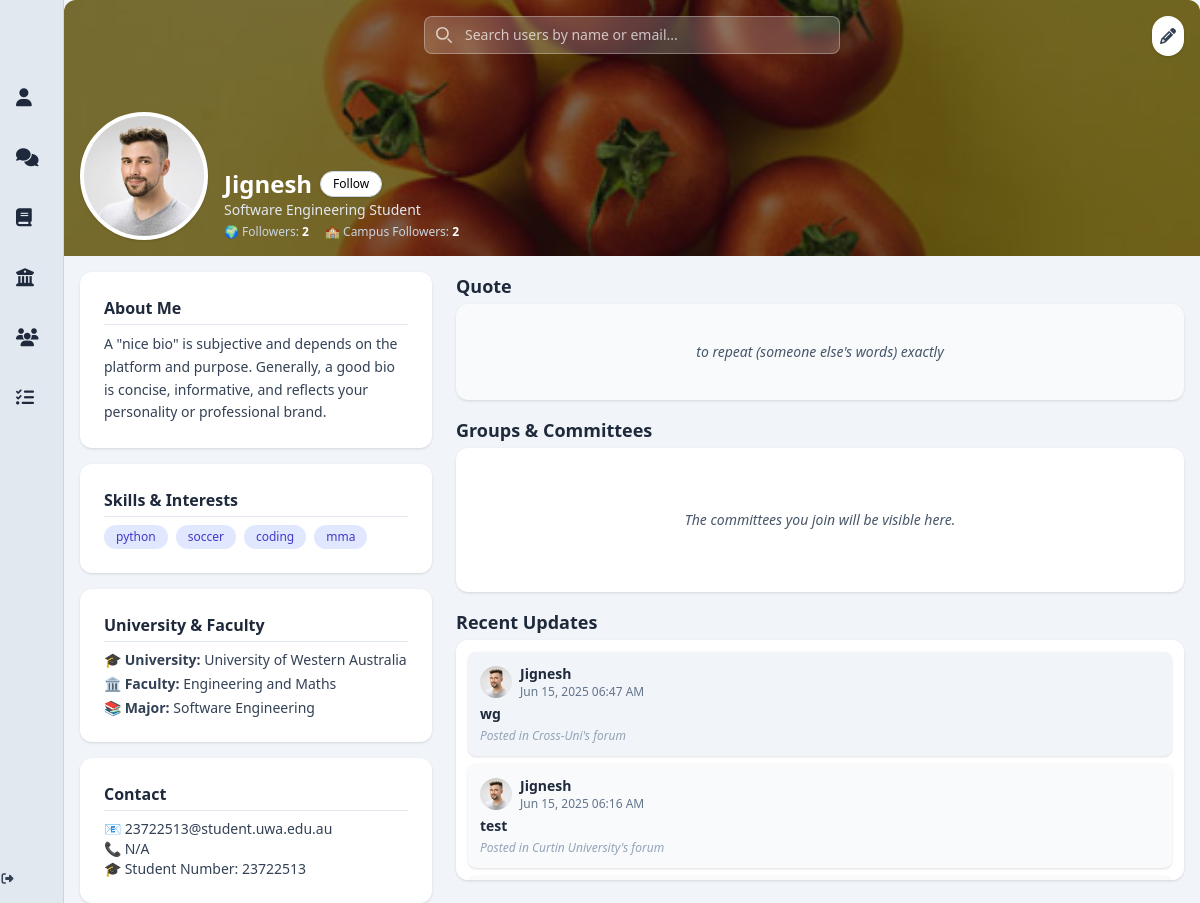
/profile/1 (signed in), run on the app's committed database.
### app/models.py (models this page shows, shortened)
class User(db.Model, UserMixin):
    __tablename__ = 'users'
    id = db.Column(db.Integer, primary_key=True)
    display_name = db.Column(db.String(100))
    student_number = db.Column(db.String(50), nullable=False)
    email = db.Column(db.String(120), unique=True, nullable=False)
    password_hash = db.Column(db.String(128), nullable=False)
    bio = db.Column(db.Text)
    job_title = db.Column(db.String(100))
    phone = db.Column(db.String(20))
    university = db.Column(db.String(100))
    faculty = db.Column(db.String(100))
    major = db.Column(db.String(100))
    quote = db.Column(db.Text)
    skills = db.Column(db.Text)
    profile_picture = db.Column(db.String(255))
    cover_picture = db.Column(db.String(255))
    created_at = db.Column(db.DateTime, default=db.func.now())
    committees = db.relationship('Committee', secondary=user_committees, backref='members', lazy='dynamic')
    posts = db.relationship('Post', backref='author', cascade='all, delete-orphan', passive_deletes=True, lazy='dynamic')
    comments = db.relationship('Comment', backref='author', cascade='all, delete-orphan', passive_deletes=True, lazy='dynamic')
    liked_posts = db.relationship('Post', secondary=post_likes, backref=db.backref('likers', lazy='dynamic'))
    followers = db.relationship(
        'User', secondary=user_followers,
        primaryjoin=(user_followers.c.followed_id == id),
        secondaryjoin=(user_followers.c.follower_id == id),
        backref=db.backref('following', lazy='dynamic'),
        lazy='dynamic'
    )
    @property
    def skills_list(self):
        return [skill.strip() for skill in self.skills.split(',')] if self.skills else []
    @property
    def followers_count(self):
        return self.followers.count()
    @property
    def campus_followers_count(self):
        my_domain = self.email.split('@')[-1] if self.email else ''
        count = 0
        for follower in self.followers:
            if follower.email and follower.email.split('@')[-1] == my_domain:
                count += 1
        return count

class Post(db.Model):
    __tablename__ = 'posts'
    id = db.Column(db.Integer, primary_key=True)
    title = db.Column(db.String(200))
    content = db.Column(db.Text, nullable=False)
    image_url = db.Column(db.String(255))
    created_at = db.Column(db.DateTime, default=db.func.now())
    user_id = db.Column(db.Integer, db.ForeignKey('users.id', ondelete='CASCADE', name='fk_posts_user_id'), nullable=False)
    committee_id = db.Column(db.Integer, db.ForeignKey('committees.id', ondelete='SET NULL', name='fk_posts_committee_id'), nullable=True)
    forum_id = db.Column(db.Integer, db.ForeignKey('forums.id', ondelete='SET NULL', name='fk_posts_forum_id'), nullable=True)
    committee = db.relationship('Committee', backref='posts', lazy='joined')
    comments = db.relationship('Comment', backref='post', cascade='all, delete-orphan', passive_deletes=True, lazy='dynamic')

class Forum(db.Model):
    __tablename__ = 'forums'
    id = db.Column(db.Integer, primary_key=True)
    name = db.Column(db.String(100), nullable=False)
    normalized_name = db.Column(db.String(100), nullable=False, unique=True)
    university_domain = db.Column(db.String(120), nullable=False, unique=True)
    created_at = db.Column(db.DateTime, default=db.func.now())
    posts = db.relationship('Post', backref='forum', cascade='all, delete-orphan', passive_deletes=True, lazy='dynamic')

### app/routes.py (the view)
@bp.route('/profile/<int:user_id>')
@login_required
def profile(user_id):
    user = User.query.get_or_404(user_id)
    return render_template('profile_landingpage.html', user=user, Post=Post)

### app/__init__.py (called while the page is built)
def create_app(test_config=None):
    app = Flask(__name__)
    app.config['SECRET_KEY'] = 'w$$a9#^b2av#m2#jQ$s*G831!!6kgY@'
    BASE_DIR = os.path.abspath(os.path.dirname(__file__))
    DB_PATH = os.path.join(BASE_DIR, '../instance/app.db')
    app.config['SQLALCHEMY_DATABASE_URI'] = f'sqlite:///{DB_PATH}'
    if test_config:
        app.config.update(test_config)
    print("🚀 Using DB:", app.config['SQLALCHEMY_DATABASE_URI'])
    db.init_app(app)
    migrate.init_app(app, db)
    login_manager.init_app(app)
    login_manager.login_view = 'routes.index'
    from app.models import User
    @login_manager.user_loader
    def load_user(user_id):
        return User.query.get(int(user_id))
    @app.context_processor
    def inject_csrf_token():
        return dict(csrf_token=generate_csrf)
    from app.routes import bp as routes_bp
    app.register_blueprint(routes_bp)
    return app

### app/templates/profile_landingpage.html (shortened to what this page needs)
{% extends "base.html" %}
{% block content %}
<div class="relative w-full h-64 bg-slate-300 rounded-t-xl overflow-hidden">
  <img src="{{ user.cover_picture or 'https://images.unsplash.com/photo-1531512073830-ba890ca4eba2?q=80&w=3079&auto=format&fit=crop' }}"
       alt="Profile cover"
       class="object-cover w-full h-full" />
  <div class="absolute inset-0 bg-black bg-opacity-50 flex items-end gap-4 p-4">
    <img src="{{ user.profile_picture or 'https://cdn-icons-png.flaticon.com/512/149/149071.png' }}"
         alt="Avatar"
         class="avatar rounded-full border-4 border-white w-32 h-32 object-cover shadow bg-white" />
    <div>
        <div class="flex items-center gap-2">
            <h1 class="text-2xl font-bold text-white">{{ user.display_name }}</h1>
            {% if current_user.is_authenticated and current_user.id != user.id %}
            <button id="follow-button"
                    data-user-id="{{ user.id }}"
                    class="text-xs font-medium bg-white text-black border border-slate-300 px-3 py-1 rounded-full shadow hover:bg-slate-200 hover:text-slate-700 transition duration-200">
            {% if current_user in user.followers %}
            Unfollow
            {% else %}
            Follow
            {% endif %}
            </button>
            {% endif %}
          </div>
      <p class="text-sm text-slate-200">{{ user.job_title }}</p>
      <div class="flex gap-4 mt-1 text-xs text-slate-300">
        <p>🌍 Followers: <span id="followers-count" class="font-semibold text-white">{{ user.followers_count or 0 }}</span></p>
        <p>🏫 Campus Followers: <span id="campus-followers-count" class="font-semibold text-white">{{ user.campus_followers_count or 0 }}</span></p>
      </div>
    </div>
    <a href="{{ url_for('routes.edit_profile') }}"
       class="absolute top-4 right-4 bg-white text-slate-700 rounded-full p-2 shadow hover:bg-indigo-600 hover:text-white transition">
      <i class="fas fa-pencil-alt"></i>
    </a>
  </div>
  <div class="absolute top-4 left-1/2 transform -translate-x-1/2 w-full max-w-md px-4">
    <div class="relative">
      <input type="search"
             id="search-users"
             name="query"
             class="block w-full p-2 pl-10 text-sm text-white border border-white/30 rounded-lg bg-white/20 backdrop-blur-sm focus:ring-indigo-400 focus:border-indigo-400 placeholder-white/70 transition"
             placeholder="Search users by name or email..."
             autocomplete="off">
      <div class="absolute inset-y-0 left-0 flex items-center pl-3 pointer-events-none">
        <svg class="w-4 h-4 text-white opacity-70" xmlns="http://www.w3.org/2000/svg" fill="none" viewBox="0 0 20 20">
          <path stroke="currentColor" stroke-linecap="round" stroke-linejoin="round" stroke-width="2"
                d="m19 19-4-4m0-7A7 7 0 1 1 1 8a7 7 0 0 1 14 0Z"/>
        </svg>
      </div>
    </div>
  </div>
</div>
<div class="max-w-6xl mx-auto mt-4 grid grid-cols-1 md:grid-cols-3 gap-6 px-4">
  <aside class="md:col-span-1 flex flex-col gap-4">
    <div class="bg-white rounded-xl shadow p-6">
      <h3 class="text-md font-semibold text-slate-800 mb-2 border-b border-slate-200 pb-1">About Me</h3>
      <p class="text-sm text-slate-700 leading-relaxed break-words">{{ user.bio or "No bio available." }}</p>
    </div>
    <div class="bg-white rounded-xl shadow p-6">
      <h3 class="text-md font-semibold text-slate-800 mb-2 border-b border-slate-200 pb-1">Skills & Interests</h3>
      {% if user.skills %}
      <div class="flex flex-wrap gap-2">
        {% for skill in user.skills.split(',') %}
        <span class="bg-indigo-100 text-indigo-700 rounded-full px-3 py-1 text-xs font-medium">{{ skill.strip() }}</span>
        {% endfor %}
      </div>
      {% else %}
      <p class="text-sm text-slate-600">No skills added yet.</p>
      {% endif %}
    </div>
    <div class="bg-white rounded-xl shadow p-6">
      <h3 class="text-md font-semibold text-slate-800 mb-2 border-b border-slate-200 pb-1">University & Faculty</h3>
      <ul class="text-sm text-slate-700 space-y-1">
        <li>🎓 <strong>University:</strong> {{ user.university or 'Not specified' }}</li>
        <li>🏛️ <strong>Faculty:</strong> {{ user.faculty or 'Not specified' }}</li>
        <li>📚 <strong>Major:</strong> {{ user.major or 'Not specified' }}</li>
      </ul>
    </div>
    <div class="bg-white rounded-xl shadow p-6">
      <h3 class="text-md font-semibold text-slate-800 mb-2 border-b border-slate-200 pb-1">Contact</h3>
      <p class="text-sm text-slate-700 break-words">📧 {{ user.email }}</p>
      <p class="text-sm text-slate-700 break-words">📞 {{ user.phone or 'Not provided' }}</p>
      <p class="text-sm text-slate-700 break-words">🎓 Student Number: {{ user.student_number or 'Not provided' }}</p>
    </div>
  </aside>
  <main class="md:col-span-2 flex flex-col gap-4">
    <section>
      <h2 class="text-lg font-semibold text-slate-800 mb-1">Quote</h2>
      <div class="bg-slate-50 rounded-xl shadow p-3 h-24 flex items-center justify-center">
        <p class="text-sm text-slate-600 italic text-center">{{ user.quote or "Add a Quote!" }}</p>
      </div>
    </section>
    <section>
      <h2 class="text-lg font-semibold text-slate-800 mb-1">Groups & Committees</h2>
      <div class="bg-white rounded-xl shadow p-3 h-36 overflow-y-auto flex flex-col justify-center">
        {% if user.committees.count() > 0 %}
        <ul class="list-disc list-inside text-sm text-slate-700 space-y-1">
          {% for committee in user.committees %}
          <li class="break-words">{{ committee }}</li>
          {% endfor %}
        </ul>
        {% else %}
        <p class="text-sm text-slate-600 italic text-center">The committees you join will be visible here.</p>
        {% endif %}
      </div>
    </section>
    <section>
      <h2 class="text-lg font-semibold text-slate-800 mb-1">Recent Updates</h2>
      <div class="bg-white rounded-xl shadow p-3 h-60 overflow-y-auto flex flex-col gap-2">
        {% set shades = ['bg-slate-100', 'bg-slate-50', 'bg-slate-50', 'bg-white', 'bg-white'] %}
        {% set posts = user.posts.order_by(Post.created_at.desc()).limit(5).all() %}
        {% if posts %}
          {% for post in posts %}
          {% set idx = loop.index0 %}
          <a href="{{ url_for('routes.post_thread', post_id=post.id) }}" class="block hover:scale-[1.02] transition duration-300">
            <div class="{{ shades[idx] }} rounded-lg p-3 shadow hover:shadow-md transition text-sm">
              <div class="flex items-center gap-2 mb-1">
                <img src="{{ user.profile_picture or 'https://cdn-icons-png.flaticon.com/512/149/149071.png' }}"
                     alt="Avatar"
                     class="rounded-full w-8 h-8 object-cover" />
                <div>
                  <h3 class="font-semibold text-slate-800">{{ user.display_name }}</h3>
                  <p class="text-xs text-slate-500">{{ post.created_at.strftime('%b %d, %Y %I:%M %p') }}</p>
                </div>
              </div>
              {% if post.title %}
              <h4 class="font-semibold text-slate-800 text-sm mb-1">{{ post.title }}</h4>
              {% endif %}
              <p class="text-xs text-slate-400 italic mt-1">
                Posted in {{ post.forum.university_domain.split('.')[0]|title + "'s forum" if post.forum else "Cross-Uni Forum" }}
            </p>
            </div>
          </a>
          {% endfor %}
        {% else %}
        <div class="text-center text-slate-500 flex items-center justify-center h-full">No posts yet!</div>
        {% endif %}
      </div>
    </section>
  </main>
</div>
{% endblock %}

### app/templates/base.html (shortened to what this page needs)
<!DOCTYPE html>
<html lang="en">
  <head>
    <script src="https://cdn.tailwindcss.com"></script>
    <link rel="stylesheet" href="https://cdnjs.cloudflare.com/ajax/libs/font-awesome/6.5.0/css/all.min.css" />
  </head>
  <body class="bg-slate-50 text-slate-800">
    <div class="flex min-h-screen overflow-hidden">
      <aside class="group flex flex-col bg-slate-200 shadow-lg transition-all duration-300 w-16 hover:w-64 overflow-hidden border-r border-slate-300">
        <nav class="flex-1 flex flex-col space-y-2 items-start">
          <a href="{{ url_for('routes.profile_landing_page') }}" class="flex items-center space-x-3 pl-4 p-3 hover:bg-indigo-100 hover:text-indigo-600 transition rounded w-full">
            <i class="fas fa-user text-lg"></i>
          </a>
          <a href="{{ url_for('routes.landing_forums') }}" class="flex items-center space-x-3 pl-4 p-3 hover:bg-indigo-100 hover:text-indigo-600 transition rounded w-full">
            <i class="fas fa-comments text-lg"></i>
          </a>
          <a href="{{ url_for('routes.units_chat') }}" class="flex items-center space-x-3 pl-4 p-3 hover:bg-indigo-100 hover:text-indigo-600 transition rounded w-full">
            <i class="fas fa-book text-lg"></i>
          </a>
          <a href="{{ url_for('routes.committee_chat') }}" class="flex items-center space-x-3 pl-4 p-3 hover:bg-indigo-100 hover:text-indigo-600 transition rounded w-full">
            <i class="fas fa-university text-lg"></i>
          </a>
          <a href="{{ url_for('routes.study_groups') }}" class="flex items-center space-x-3 pl-4 p-3 hover:bg-indigo-100 hover:text-indigo-600 transition rounded w-full">
            <i class="fas fa-users text-lg"></i>
          </a>
          <a href="{{ url_for('routes.group_assignments') }}" class="flex items-center space-x-3 pl-4 p-3 hover:bg-indigo-100 hover:text-indigo-600 transition rounded w-full">
            <i class="fas fa-tasks text-lg"></i>
          </a>
        </nav>
        <a href="{{ url_for('routes.logout') }}" class="mt-auto mb-4 flex items-center justify-center text-xs text-slate-700 hover:text-red-600 transition-opacity duration-300 w-full">
          <i class="fas fa-sign-out-alt mr-2"></i>
        </a>
      </aside>
      <main class="flex-1 bg-slate-100 min-h-screen flex flex-col">
        {% block content %}{% endblock %}
      </main>
    </div>
  </body>
</html>

### data on the page
User: cover_picture (picture), profile_picture (picture), display_name "Jignesh", job_title "Software Engineering Student", email.email "2", bio "A \"nice bio\" is subjective and depends on the platform and purpose. Generally, a good bio is concise, informative, and reflects your personality or professional brand.", university "University of Western Australia", faculty "Engineering and Maths", major "Software Engineering", email "23722513@student.uwa.edu.au", phone "N/A", student_number "23722513", quote "to repeat (someone else's words) exactly"
Post: profile_picture (picture), created_at "Jun 15, 2025 06:47 AM", title "wg", forum.university_domain "Cross-Uni's forum"
Post: profile_picture (picture), created_at "Jun 15, 2025 06:16 AM", title "test", forum.university_domain "Curtin University's forum"

### other printed values
{{ user.followers_count or 0 }} "2"
{{ skill.strip() }} "python" "soccer" "coding" "mma"
